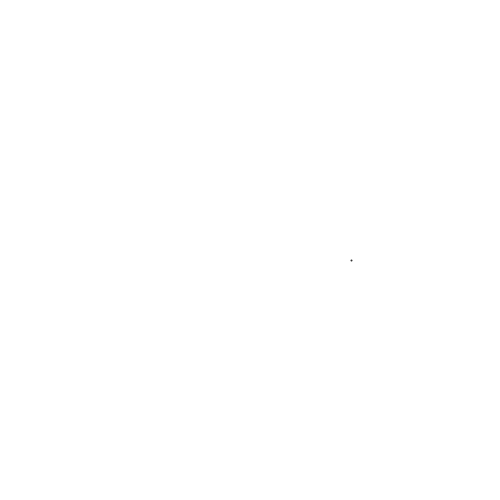
Frame 1 (no input)
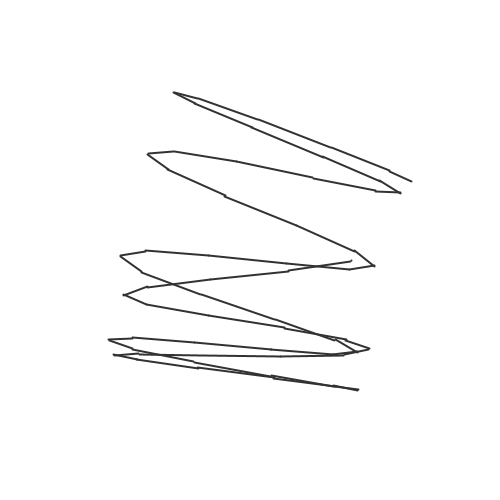
Frame 60 (the mouse pressed at the canvas centre just before this capture)
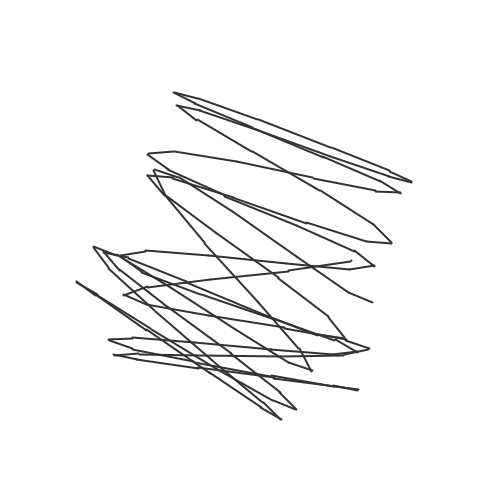
Frame 120 (the mouse held since frame 60 and released just before this capture)

The Processing sketch that drew these frames (run headless with seeded random() and noise(); from frame 60 on, the mouse is pressed at the canvas centre):

// Processing sketch: spirograph_211029a
// ── spirograph_211029a.pde
float drawHeight;
float frameDamp = 1;
int frameLimit = 1000;

PVector drawHead, pdrawHead;

void setup(){
  size(500, 500);
  background(#ffffff);
  noStroke();
  drawHeight = width * .25;
  drawHead = new PVector();
  pdrawHead = new PVector();
}

void draw(){
  float progress = frameCount * 1.0 / frameLimit;
  float theta = progress * TAU;
  
  strokeWeight(2);
  stroke(50);
  
  pdrawHead.set(drawHead);
  
  drawHead.x = cos(theta * 100 * frameDamp) * drawHeight;
  drawHead.y = sin(theta * 13 * frameDamp) * drawHeight;
  if(frameCount == 1) pdrawHead.set(drawHead);
  translate(width/2, height/2);
  rotate(theta);
  line(pdrawHead.x, pdrawHead.y, drawHead.x, drawHead.y);
  if(progress > 1.0){
    noLoop();
    println("all done!");
  }
}
